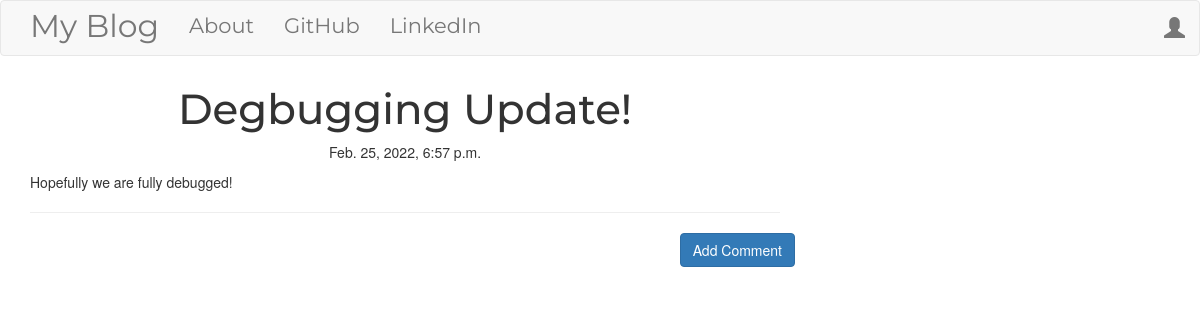
/post/6, run on an earlier commit of the app's database.
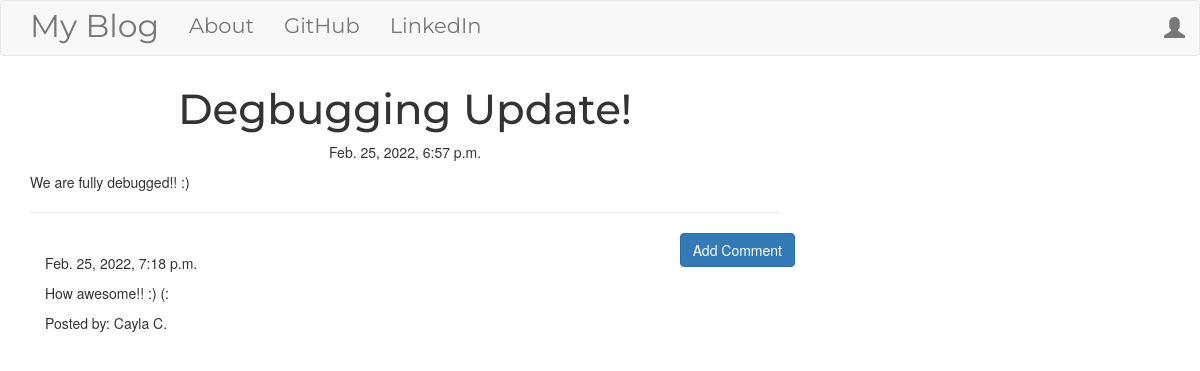
And on a later commit of the database.
### blog/models.py (models this page shows, shortened)
class Post(models.Model):
    author = models.ForeignKey('auth.User', on_delete=models.CASCADE)
    title = models.CharField(max_length=256)
    text = models.TextField()
    created_at = models.DateTimeField(default=timezone.now)
    published_date = models.DateTimeField(blank=True, null=True)

class Comment(models.Model):
    post = models.ForeignKey('blog.Post', related_name='comments', on_delete=models.CASCADE)
    author = models.CharField(max_length=256)
    text = models.TextField()
    created_at = models.DateTimeField(default=timezone.now)
    approved_comment = models.BooleanField(default=False)

### blog/views.py (the view)
# urls.py: path('post/<int:pk>', views.PostDetailView.as_view(), name='post_detail'),
class PostDetailView(DetailView):
    model = Post

### blog/templates/blog/post_detail.html (shortened to what this page needs)
{% extends 'blog/base.html' %}
{% block content %}
    <h1 class="posttitle loader">{{ post.title }}</h1>
    {% if post.published_date %}
    <div class="date postdate">
        {{ post.published_date}}
    </div>
    {% else %}
    <a href="{% url 'post_publish' pk=post.pk %}" class="btn btn-default">Publish</a>
    {% endif %}
    <p class="postcontent">{{ post.text|safe|linebreaksbr}}</p>
    <hr>
    <a href="{% url 'add_comment_to_post' pk=post.pk %}" class="btn btn-primary btn-comment">Add Comment</a>
    <div class="container">
        {% for comment in post.comments.all %}
        <br>
            {% if user.is_authenticated or comment.approved_comment %}
                {{ comment.created_at }}
                    <p>{{ comment.text|safe|linebreaks }}</p>
                    <p>Posted by: {{ comment.author }}</p>
            {% endif %}
            {% empty %}
            <p>No Comments</p>
        {% endfor %}
    </div>
{% endblock %}

### blog/templates/blog/base.html (shortened to what this page needs)
<!DOCTYPE html>
{% load staticfiles %}
<html lang="en">
<head>
    <link rel="stylesheet" href="https://maxcdn.bootstrapcdn.com/bootstrap/3.3.7/css/bootstrap.min.css">
    <link rel="stylesheet" href="//cdn.jsdelivr.net/npm/medium-editor@latest/dist/css/medium-editor.min.css" type="text/css" media="screen" charset="utf-8">
    <link rel="stylesheet" href="{% static 'css/blog.css' %}">
</head>
<body class="loader">
    <nav class="navbar navbar-default techfont custom-navbar">
        <div class="container">
            <ul class="nav navbar-nav">
                <li><a href="{% url 'post_list' %}" class="navbar-brand bigbrand">My Blog</a></li>
                <li><a href="{% url 'about' %}">About</a></li>
                <li><a href="https://www.github.com">GitHub</a></li>
                <li><a href="https://www.linkedin.com">LinkedIn</a></li>
            </ul>
            <ul class="nav  navbar-nav navbar-right">
                {% if user.is_authenticated %}
                    <li><a href="{% url 'post_new' %}">New Post</a></li>
                    <li><a href="{% url 'post_draft_list' %}">Drafts</a></li>
                    <li><a href="{% url 'logout' %}">Log Out</a></li>
                    <li><a>Welcome: {{user.username}}</a></li>
                {% else %}
                <li>
                    <a href="{% url 'login' %}" class="nav navbar-right">
                        <span class="glyphicon glyphicon-user"></span>
                    </a>
                </li>
                {% endif %}
            </ul>
        </div>
    </nav>
    <div class="content container">
        <div class="row">
            <div class="col-md-8">
                <div class="blog_posts">
                    {% block content %}
                    {% endblock %}
                </div>
            </div>
        </div>
    </div>
</body>
</html>

### blog/static/css/blog.css (style rules this page uses)
.techfont { font-family: 'Montserrat'; font-size: 1.5em; margin-bottom: 10px; }
.bigbrand { font-size: 1.5em; }
.postdate { text-align: center; }
.posttitle { font-family: 'Montserrat'; font-size: 3em; text-align: center; font-style: bold; }
.postcontent { font-family: 'Montserrat'; font-size: 1.5em; }
.btn-comment { position: absolute; right: 0px; }

What changed in the data, as far as the page shows it:
changed Post "Degbugging Update!": text "Hopefully we are fully debugged!" → "We are fully debugged!! :)"
added Comment: created_at "Feb. 25, 2022, 7:18 p.m.", text "How awesome!! :) (:", author "Cayla C."
